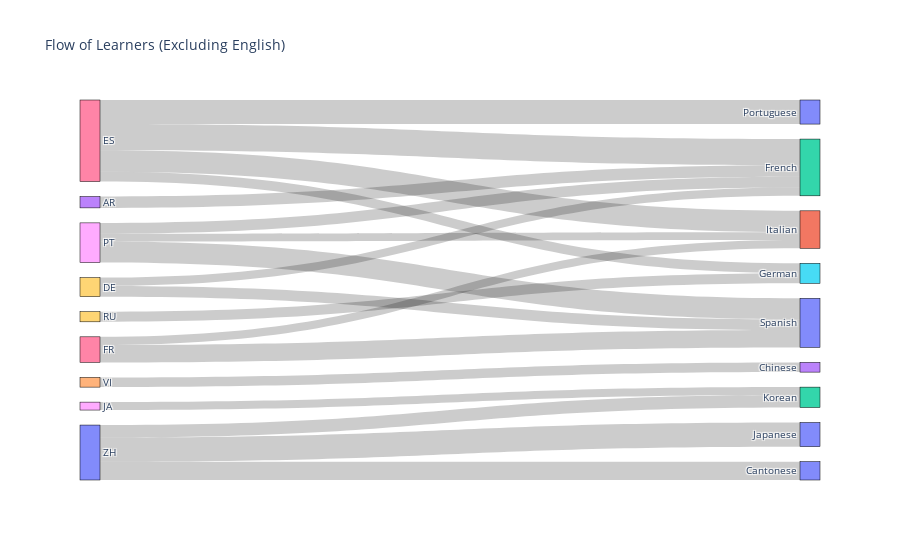

This figure's notebook cell:
### Markdown cell above
This clearly shows that for every origin language, English is the most popular (or only target with over 3 million) learners. Few countries have multiple origin languages, these include: English, Portuguese, French, Italian, Spanish, Japanese, Korean and Korean. This is likely because people may be choosing to learn a language that is geographically close to them.

To follow on from this graph, I will produce a similar graph, but excluding English as a target language.

### Code cell
# Creating a Sankey diagram exclusing English as a learning and origin language
df_grouped_no_english = df_grouped[~df_grouped['origin'].isin(['EN']) & ~df_grouped['learning'].isin(['English'])]

# Create Sankey Diagram
fig_no_english = go.Figure(go.Sankey(
    node=dict(
        pad=15,
        thickness=20,
        line=dict(color="black", width=0.5),
        label=labels
    ),
    link=dict(
        source=df_grouped_no_english['source'],
        target=df_grouped_no_english['target'],
        value=df_grouped_no_english['lr']
    )
))
fig_no_english.update_layout(title_text="Flow of Learners (Excluding English)", font_size=10)
fig_no_english.show()

### Figure 1 — Plotly figure (JSON) as saved in the notebook; plotly's stock layout.template omitted (floating-point values rounded to 4 significant figures)
{"data": [{"link": {"source": [3, 9, 9, 6, 6, 6, 6, 36, 36, 38, 18, 18, 18, 19, 34, 30, 30, 30], "target": [2, 2, 10, 2, 35, 31, 0, 31, 10, 12, 2, 31, 10, 35, 23, 20, 40, 12], "value": [3.27, 2.41, 3.08, 7.59, 2.84, 6.16, 6.95, 2.38, 5, 2.29, 3.11, 2.28, 6.08, 2.94, 2.81, 5.3, 6.97, 3.59]}, "node": {"label": ["Portuguese", "Vietnamese", "French", "AR", "Hindi", "Polish", "ES", "English", "TH", "DE", "Spanish", "BN", "Korean", "KO", "ID", "PL", "TR", "Russian", "PT", "RU", "Cantonese", "EN", "Turkish", "Chinese", "Irish", "English Int", "Latin", "TE", "Arabic", "CS", "ZH", "Italian", "Dutch", "Greek", "VI", "German", "FR", "IT", "JA", "Swedish", "Japanese", "HI"], "line": {"color": "black", "width": 0.5}, "pad": 15, "thickness": 20}, "type": "sankey"}], "layout": {"font": {"size": 10}, "title": {"text": "Flow of Learners (Excluding English)"}}}
